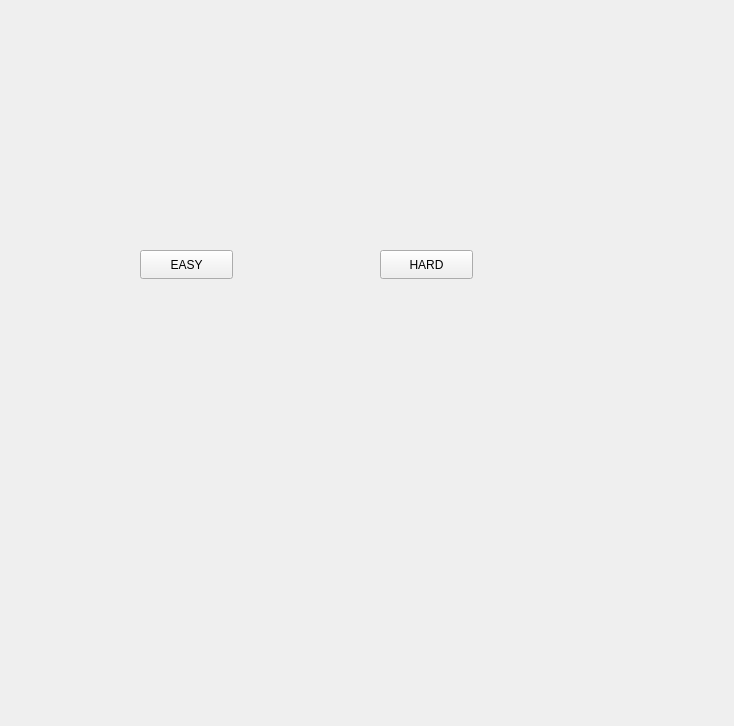
<?xml version="1.0" encoding="UTF-8"?>
<ui version="4.0">
 <class>chooseDifficulty</class>
 <widget class="QWidget" name="chooseDifficulty">
  <property name="geometry">
   <rect>
    <x>0</x>
    <y>0</y>
    <width>734</width>
    <height>726</height>
   </rect>
  </property>
  <property name="windowTitle">
   <string>Form</string>
  </property>
  <widget class="QPushButton" name="easyButton">
   <property name="geometry">
    <rect>
     <x>140</x>
     <y>250</y>
     <width>93</width>
     <height>29</height>
    </rect>
   </property>
   <property name="text">
    <string>EASY</string>
   </property>
  </widget>
  <widget class="QPushButton" name="hardButton">
   <property name="geometry">
    <rect>
     <x>380</x>
     <y>250</y>
     <width>93</width>
     <height>29</height>
    </rect>
   </property>
   <property name="text">
    <string>HARD</string>
   </property>
  </widget>
 </widget>
 <resources/>
 <connections/>
</ui>
